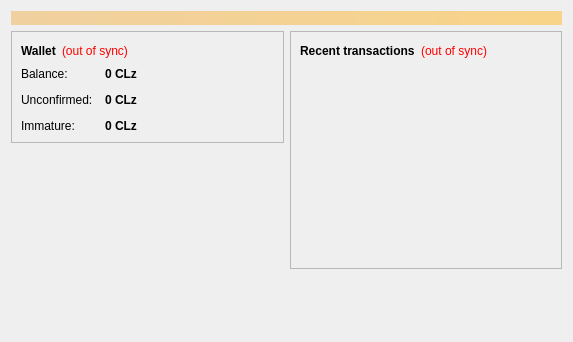
<?xml version="1.0" encoding="UTF-8"?>
<ui version="4.0">
 <class>OverviewPage</class>
 <widget class="QWidget" name="OverviewPage">
  <property name="geometry">
   <rect>
    <x>0</x>
    <y>0</y>
    <width>573</width>
    <height>342</height>
   </rect>
  </property>
  <property name="windowTitle">
   <string>Form</string>
  </property>
  <layout class="QVBoxLayout" name="topLayout">
   <item>
    <widget class="QLabel" name="labelAlerts">
     <property name="visible">
      <bool>false</bool>
     </property>
     <property name="styleSheet">
      <string notr="true">background-color: qlineargradient(x1: 0, y1: 0, x2: 1, y2: 0, stop:0 #F0D0A0, stop:1 #F8D488); color:#000000;</string>
     </property>
     <property name="wordWrap">
      <bool>true</bool>
     </property>
     <property name="margin">
      <number>3</number>
     </property>
    </widget>
   </item>
   <item>
    <layout class="QHBoxLayout" name="horizontalLayout" stretch="1,1">
     <item>
      <layout class="QVBoxLayout" name="verticalLayout_2">
       <item>
        <widget class="QFrame" name="frame">
         <property name="frameShape">
          <enum>QFrame::StyledPanel</enum>
         </property>
         <property name="frameShadow">
          <enum>QFrame::Raised</enum>
         </property>
         <layout class="QVBoxLayout" name="verticalLayout_4">
          <item>
           <layout class="QHBoxLayout" name="horizontalLayout_4">
            <item>
             <widget class="QLabel" name="label_5">
              <property name="font">
               <font>
                <weight>75</weight>
                <bold>true</bold>
               </font>
              </property>
              <property name="text">
               <string>Wallet</string>
              </property>
             </widget>
            </item>
            <item>
             <widget class="QLabel" name="labelWalletStatus">
              <property name="toolTip">
               <string>The displayed information may be out of date. Your wallet automatically synchronizes with the CLz network after a connection is established, but this process has not completed yet.</string>
              </property>
              <property name="styleSheet">
               <string notr="true">QLabel { color: red; }</string>
              </property>
              <property name="text">
               <string notr="true">(out of sync)</string>
              </property>
              <property name="alignment">
               <set>Qt::AlignLeading|Qt::AlignLeft|Qt::AlignVCenter</set>
              </property>
             </widget>
            </item>
            <item>
             <spacer name="horizontalSpacer_2">
              <property name="orientation">
               <enum>Qt::Horizontal</enum>
              </property>
              <property name="sizeHint" stdset="0">
               <size>
                <width>40</width>
                <height>20</height>
               </size>
              </property>
             </spacer>
            </item>
           </layout>
          </item>
          <item>
           <layout class="QFormLayout" name="formLayout_2">
            <property name="fieldGrowthPolicy">
             <enum>QFormLayout::AllNonFixedFieldsGrow</enum>
            </property>
            <property name="horizontalSpacing">
             <number>12</number>
            </property>
            <property name="verticalSpacing">
             <number>12</number>
            </property>
            <item row="0" column="0">
             <widget class="QLabel" name="label">
              <property name="text">
               <string>Balance:</string>
              </property>
             </widget>
            </item>
            <item row="0" column="1">
             <widget class="QLabel" name="labelBalance">
              <property name="font">
               <font>
                <weight>75</weight>
                <bold>true</bold>
               </font>
              </property>
              <property name="cursor">
               <cursorShape>IBeamCursor</cursorShape>
              </property>
              <property name="toolTip">
               <string>Your current balance</string>
              </property>
              <property name="text">
               <string notr="true">0 CLz</string>
              </property>
              <property name="textInteractionFlags">
               <set>Qt::LinksAccessibleByMouse|Qt::TextSelectableByKeyboard|Qt::TextSelectableByMouse</set>
              </property>
             </widget>
            </item>
            <item row="1" column="0">
             <widget class="QLabel" name="label_3">
              <property name="text">
               <string>Unconfirmed:</string>
              </property>
             </widget>
            </item>
            <item row="1" column="1">
             <widget class="QLabel" name="labelUnconfirmed">
              <property name="font">
               <font>
                <weight>75</weight>
                <bold>true</bold>
               </font>
              </property>
              <property name="cursor">
               <cursorShape>IBeamCursor</cursorShape>
              </property>
              <property name="toolTip">
               <string>Total of transactions that have yet to be confirmed, and do not yet count toward the current balance</string>
              </property>
              <property name="text">
               <string notr="true">0 CLz</string>
              </property>
              <property name="textInteractionFlags">
               <set>Qt::LinksAccessibleByMouse|Qt::TextSelectableByKeyboard|Qt::TextSelectableByMouse</set>
              </property>
             </widget>
            </item>
            <item row="2" column="0">
             <widget class="QLabel" name="labelImmatureText">
              <property name="text">
               <string>Immature:</string>
              </property>
             </widget>
            </item>
            <item row="2" column="1">
             <widget class="QLabel" name="labelImmature">
              <property name="font">
               <font>
                <weight>75</weight>
                <bold>true</bold>
               </font>
              </property>
              <property name="toolTip">
               <string>Mined balance that has not yet matured</string>
              </property>
              <property name="text">
               <string notr="true">0 CLz</string>
              </property>
              <property name="textInteractionFlags">
               <set>Qt::LinksAccessibleByMouse|Qt::TextSelectableByKeyboard|Qt::TextSelectableByMouse</set>
              </property>
             </widget>
            </item>
           </layout>
          </item>
         </layout>
        </widget>
       </item>
       <item>
        <spacer name="verticalSpacer">
         <property name="orientation">
          <enum>Qt::Vertical</enum>
         </property>
         <property name="sizeHint" stdset="0">
          <size>
           <width>20</width>
           <height>40</height>
          </size>
         </property>
        </spacer>
       </item>
      </layout>
     </item>
     <item>
      <layout class="QVBoxLayout" name="verticalLayout_3">
       <item>
        <widget class="QFrame" name="frame_2">
         <property name="frameShape">
          <enum>QFrame::StyledPanel</enum>
         </property>
         <property name="frameShadow">
          <enum>QFrame::Raised</enum>
         </property>
         <layout class="QVBoxLayout" name="verticalLayout">
          <item>
           <layout class="QHBoxLayout" name="horizontalLayout_2">
            <item>
             <widget class="QLabel" name="label_4">
              <property name="text">
               <string>&lt;b&gt;Recent transactions&lt;/b&gt;</string>
              </property>
             </widget>
            </item>
            <item>
             <widget class="QLabel" name="labelTransactionsStatus">
              <property name="toolTip">
               <string>The displayed information may be out of date. Your wallet automatically synchronizes with the CLz network after a connection is established, but this process has not completed yet.</string>
              </property>
              <property name="styleSheet">
               <string notr="true">QLabel { color: red; }</string>
              </property>
              <property name="text">
               <string notr="true">(out of sync)</string>
              </property>
              <property name="alignment">
               <set>Qt::AlignRight|Qt::AlignTrailing|Qt::AlignVCenter</set>
              </property>
             </widget>
            </item>
            <item>
             <spacer name="horizontalSpacer">
              <property name="orientation">
               <enum>Qt::Horizontal</enum>
              </property>
              <property name="sizeHint" stdset="0">
               <size>
                <width>40</width>
                <height>20</height>
               </size>
              </property>
             </spacer>
            </item>
           </layout>
          </item>
          <item>
           <widget class="QListView" name="listTransactions">
            <property name="styleSheet">
             <string notr="true">QListView { background: transparent; }</string>
            </property>
            <property name="frameShape">
             <enum>QFrame::NoFrame</enum>
            </property>
            <property name="verticalScrollBarPolicy">
             <enum>Qt::ScrollBarAlwaysOff</enum>
            </property>
            <property name="horizontalScrollBarPolicy">
             <enum>Qt::ScrollBarAlwaysOff</enum>
            </property>
            <property name="selectionMode">
             <enum>QAbstractItemView::NoSelection</enum>
            </property>
           </widget>
          </item>
         </layout>
        </widget>
       </item>
       <item>
        <spacer name="verticalSpacer_2">
         <property name="orientation">
          <enum>Qt::Vertical</enum>
         </property>
         <property name="sizeHint" stdset="0">
          <size>
           <width>20</width>
           <height>40</height>
          </size>
         </property>
        </spacer>
       </item>
      </layout>
     </item>
    </layout>
   </item>
  </layout>
 </widget>
 <resources/>
 <connections/>
</ui>
